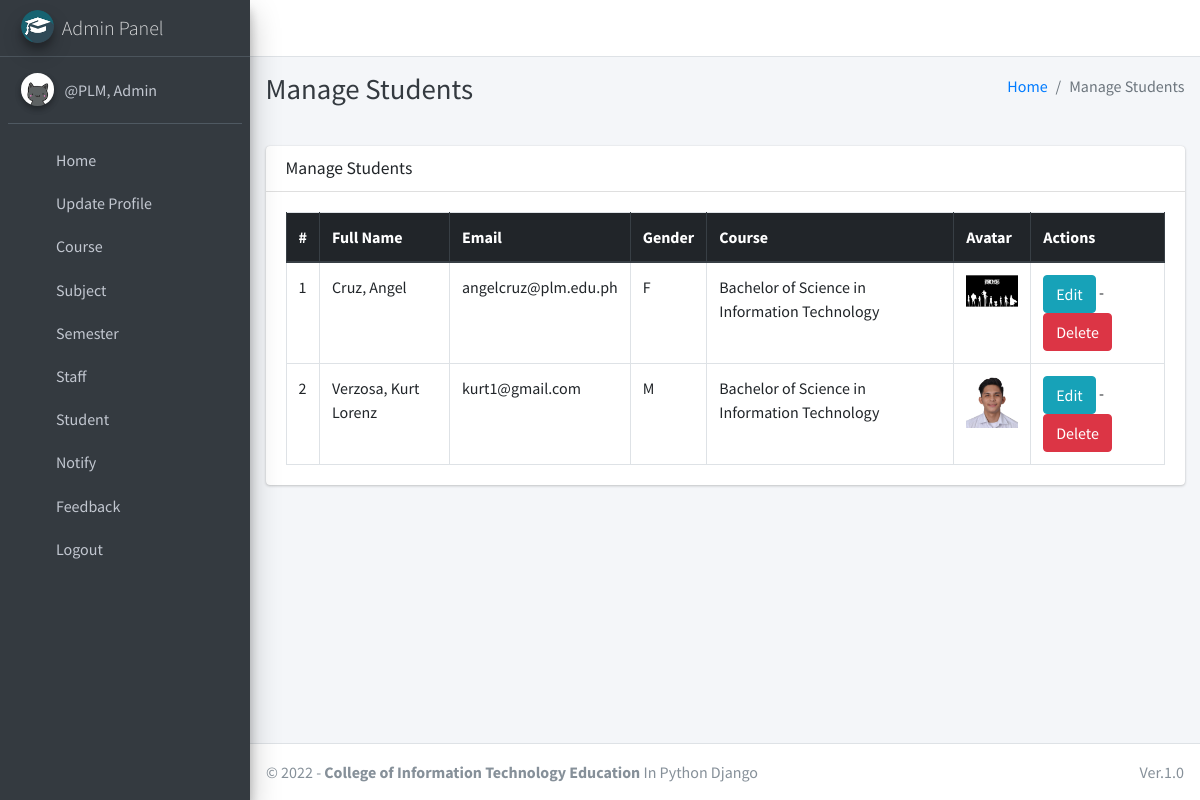
/student/manage/ (signed in), run on an earlier commit of the app's database.
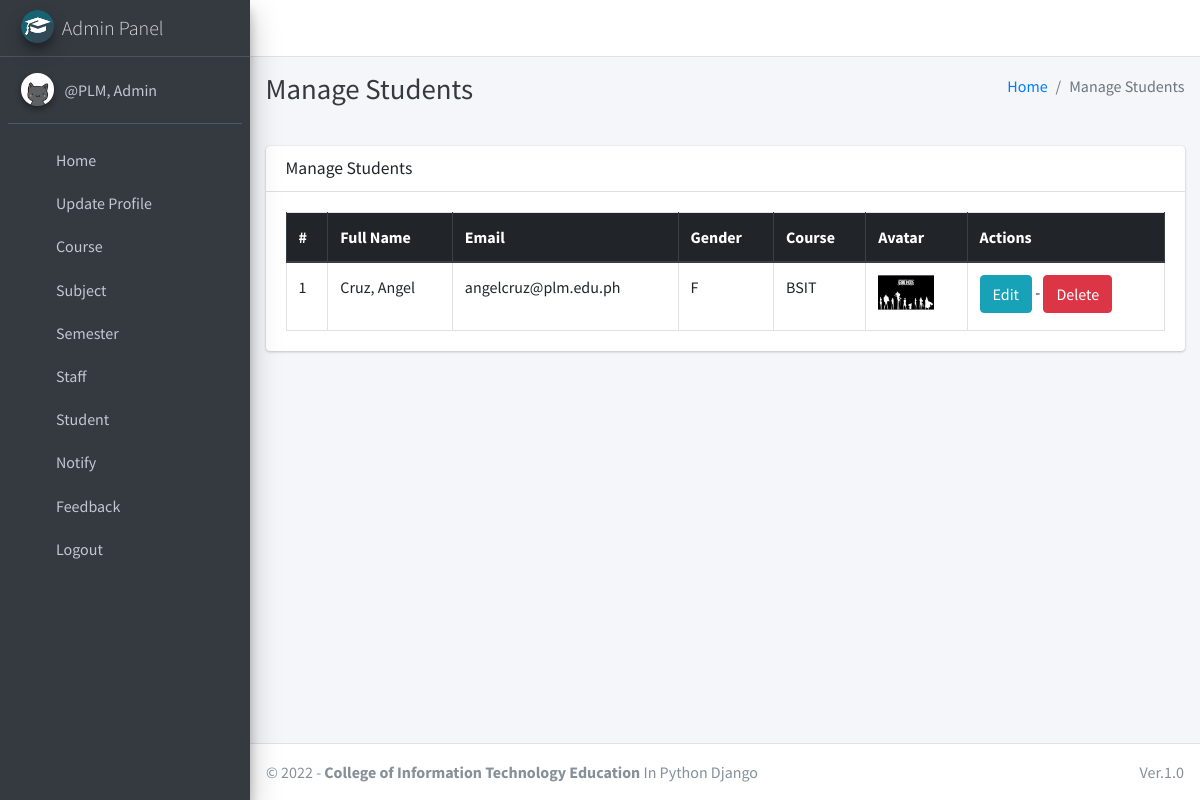
And on a later commit of the database.
### main_app/models.py (models this page shows, shortened)
class CustomUser(AbstractUser):
    USER_TYPE = ((1, "HOD"), (2, "Staff"), (3, "Student"))
    GENDER = [("M", "Male"), ("F", "Female")]
    username = None  # Removed username, using email instead
    email = models.EmailField(unique=True)
    user_type = models.CharField(default=1, choices=USER_TYPE, max_length=1)
    gender = models.CharField(max_length=1, choices=GENDER)
    profile_pic = models.ImageField()
    address = models.TextField()
    fcm_token = models.TextField(default="")  # For firebase notifications
    created_at = models.DateTimeField(auto_now_add=True)
    updated_at = models.DateTimeField(auto_now=True)
    USERNAME_FIELD = "email"
    REQUIRED_FIELDS = []
    objects = CustomUserManager()
    def __str__(self):
        return self.last_name + ", " + self.first_name

class Student(models.Model):
    admin = models.OneToOneField(CustomUser, on_delete=models.CASCADE)
    course = models.ForeignKey(Course, on_delete=models.DO_NOTHING, null=True, blank=False)
    session = models.ForeignKey(Session, on_delete=models.DO_NOTHING, null=True)

class Course(models.Model):
    name = models.CharField(max_length=120)
    created_at = models.DateTimeField(auto_now_add=True)
    updated_at = models.DateTimeField(auto_now=True)

### main_app/hod_views.py (the view)
# urls.py: path("student/manage/", hod_views.manage_student, name='manage_student'),
def manage_student(request):
    students = CustomUser.objects.filter(user_type=3)
    context = {
        'students': students,
        'page_title': 'Manage Students'
    }
    return render(request, "hod_template/manage_student.html", context)

### main_app/templates/hod_template/manage_student.html
{% extends 'main_app/base.html' %}
{% load static %}
{% block page_title %}{{page_title}}{% endblock page_title %}
{% block content %}
<section class="content">
    <div class="container-fluid">
        <div class="row">
            <div class="col-md-12">
                <div class="card">
                    <div class="card-header">
                        <h3 class="card-title">{{page_title}}</h3>
                    </div>
                    <div class="card-body">
                        <table id="example2" class="table table-bordered table-hover">
                            <thead class="thead-dark">
                                <tr>
                                    <th>#</th>
                                    <th>Full Name</th>
                                    <th>Email</th>
                                    <th>Gender</th>
                                    <th>Course</th>
                                    <th>Avatar</th>
                                    <th>Actions</th>
                                </tr>
                            </thead>
                            <tbody>
                                {% for student in students %}
                                <tr>
                                    <td>{{ forloop.counter }}</td>
                                    <td>{{student.last_name}}, {{student.first_name}}</td>
                                    <td>{{student.email}}</td>
                                    <td>{{student.gender}}</td>
                                    <td>{{student.student.course.name}}</td>
                                    <td>
                                        {% if student.profile_pic == ""  %}
                                        No Image
                                        {% else %}
                                        <img class="img img-fluid mb-2" height="56" width="56"
                                            src="{{student.profile_pic}}" alt="">
                                        {% endif %}
                                    </td>
                                    <td><a href="{% url 'edit_student' student.student.id %}" class="btn btn-info">Edit</a> -
                                        <a href="{% url 'delete_student' student.student.id %}" class="btn btn-danger" onclick="return confirm('Are you sure about this ?')">Delete</a>
                                    </td>
                                </tr>
                                {% endfor %}
                            </tbody>
                        </table>
                    </div>
                </div>
            </div>
        </div>
    </div>
</section>
{% endblock content %}

What changed in the data, as far as the page shows it:
removed CustomUser: last_name "Verzosa", first_name "Kurt Lorenz", email "kurt1@gmail.com", gender "M", student.course.name "Bachelor of Science in Information Technology", profile_pic (picture)
changed through a linked row, CustomUser "Cruz": student.course.name "Bachelor of Science in Information Technology" → "BSIT"
